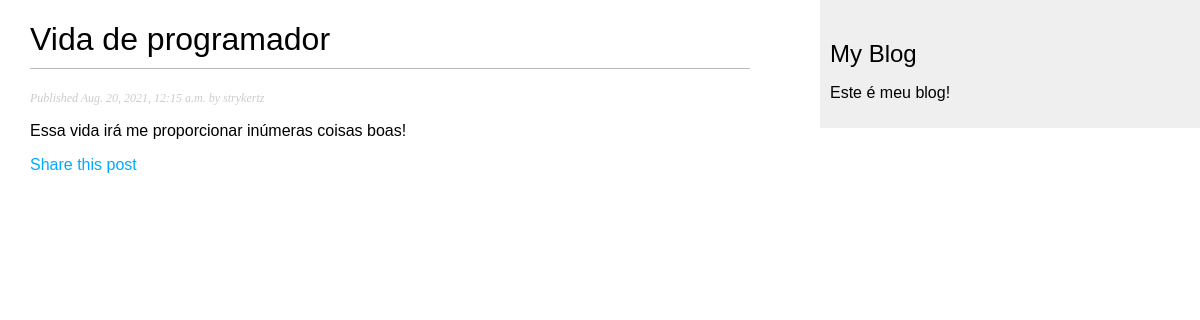
Screenshot of /blog/2021/8/20/vida-de-programado10/ with the database file from the repository.
### blog/models.py (models this page shows, shortened)
class Post(models.Model):
    STATUS_CHOICES = (
        ('draft', 'Draft'),
        ('published', 'Published'),
    )
    title = models.CharField(max_length=250)
    slug = models.SlugField(max_length=250,
                            unique_for_date='publish')
    author = models.ForeignKey(User,
                               on_delete=models.CASCADE,
                               related_name='blog_posts')
    body = models.TextField()
    publish = models.DateTimeField(default=timezone.now)
    created = models.DateTimeField(auto_now_add=True)
    updated = models.DateTimeField(auto_now=True)
    status = models.CharField(max_length=10,
                              choices=STATUS_CHOICES,
                              default='draft')
    objects = models.Manager()  # gerenciador default
    published = PublishedManager()  # Nosso gerenciado personalizado.
    class Meta:
        ordering = ('publish', )

### blog/views.py (the view)
def post_detail(request, year, month, day, post):
    post = get_object_or_404(Post, slug=post,
                             status='published',
                             publish__year=year,
                             publish__month=month,
                             publish__day=day)
    return render(request,
                  'blog/post/detail.html',
                  {'post': post})

### templates/blog/post/detail.html (shortened to what this page needs)
{% extends "blog/base.html" %}
{% block content %}
<h1> {{ post.title }}</h1>
<p class="date">
    Published {{post.publish }} by {{ post.author }}
</p>
{{post.body | linebreaks}}
<p>
    <a href="{% url 'blog:post_share' post.id %}">
        Share this post
    </a>
</p>
{% endblock %}

### blog/static/css/blog.css (style rules this page uses)
body { margin:0; padding:0; font-family:helvetica, sans-serif; }
a { color:#00abff; text-decoration:none; }
h1 { font-weight:normal; border-bottom:1px solid #bbb; padding:0 0 10px 0; }
p.date { color:#ccc; font-family: georgia, serif; font-size: 12px; font-style: italic; }

### rows the page displays
Post: title "Vida de programador", publish "Aug. 20, 2021, 12:15 a.m.", author "strykertz", body "Essa vida irá me proporcionar inúmeras coisas boas!"
